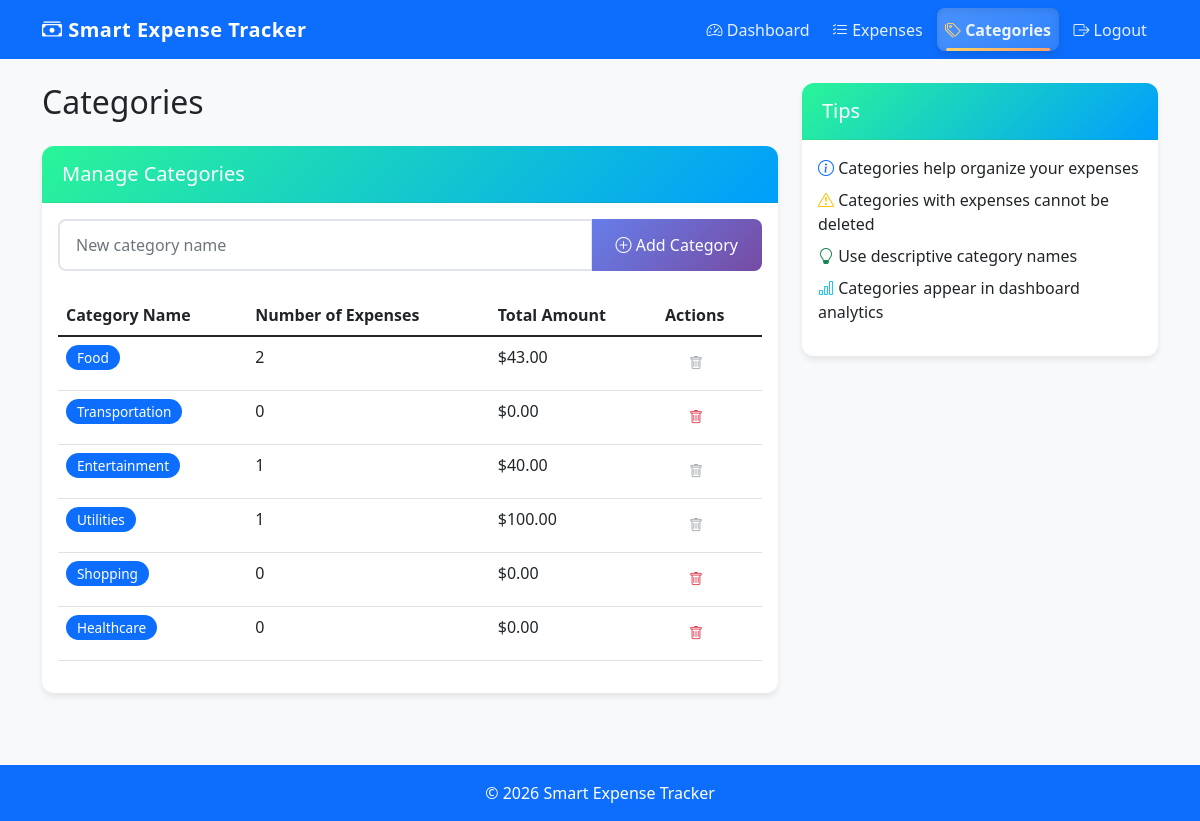
/categories (signed in), run on the app's committed database.
### app.py (models this page shows)
class Category(db.Model):
    id = db.Column(db.Integer, primary_key=True)
    name = db.Column(db.String(50), nullable=False)
    user_id = db.Column(db.Integer, db.ForeignKey('user.id'), nullable=False)
    expenses = db.relationship('Expense', backref='category', lazy=True)

### app.py (the view)
@app.route('/categories')
@login_required
def categories():
    categories_list = Category.query.filter_by(user_id=current_user.id).all()
    return render_template('categories.html', categories=categories_list)

### app.py (called while the page is built)
@login_manager.user_loader
def load_user(user_id):
    return db.session.get(User, int(user_id))  # Fixed for SQLAlchemy 2.0

### templates/categories.html (shortened to what this page needs)
{% extends "base.html" %}
{% block content %}
<div class="row">
    <div class="col-md-8">
        <h2 class="mb-4">Categories</h2>
        <div class="card mb-4">
            <div class="card-header">
                <h5 class="mb-0">Manage Categories</h5>
            </div>
            <div class="card-body">
                <form method="POST" action="{{ url_for('add_category') }}" class="mb-4">
                    <div class="input-group">
                        <input type="text" class="form-control" name="name" placeholder="New category name" required>
                        <button class="btn btn-primary" type="submit">
                            <i class="bi bi-plus-circle"></i> Add Category
                        </button>
                    </div>
                </form>
                {% if categories %}
                <div class="table-responsive">
                    <table class="table table-hover">
                        <thead>
                            <tr>
                                <th>Category Name</th>
                                <th>Number of Expenses</th>
                                <th>Total Amount</th>
                                <th>Actions</th>
                            </tr>
                        </thead>
                        <tbody>
                            {% for category in categories %}
                            <tr>
                                <td>
                                    <span class="badge bg-primary">{{ category.name }}</span>
                                </td>
                                <td>{{ category.expenses|length }}</td>
                                <td>${{ "%.2f"|format(category.expenses|sum(attribute='amount')) }}</td>
                                <td>
                                    {% if category.expenses|length == 0 %}
                                    <a href="{{ url_for('delete_category', id=category.id) }}"
                                        class="btn btn-sm btn-outline-danger delete-btn" data-type="category"
                                        data-name="{{ category.name }}">
                                        <i class="bi bi-trash"></i>
                                    </a>
                                    {% else %}
                                    <button class="btn btn-sm btn-outline-secondary" disabled
                                        title="Cannot delete category with expenses" data-bs-toggle="tooltip">
                                        <i class="bi bi-trash"></i>
                                    </button>
                                    {% endif %}
                                </td>
                            </tr>
                            {% endfor %}
                        </tbody>
                    </table>
                </div>
                {% else %}
                <div class="text-center py-3">
                    <p class="text-muted">No categories found. Add your first category.</p>
                </div>
                {% endif %}
            </div>
        </div>
    </div>
    <div class="col-md-4">
        <div class="card">
            <div class="card-header">
                <h5 class="mb-0">Tips</h5>
            </div>
            <div class="card-body">
                <ul class="list-unstyled">
                    <li class="mb-2">
                        <i class="bi bi-info-circle text-primary"></i>
                        Categories help organize your expenses
                    </li>
                    <li class="mb-2">
                        <i class="bi bi-exclamation-triangle text-warning"></i>
                        Categories with expenses cannot be deleted
                    </li>
                    <li class="mb-2">
                        <i class="bi bi-lightbulb text-success"></i>
                        Use descriptive category names
                    </li>
                    <li>
                        <i class="bi bi-bar-chart text-info"></i>
                        Categories appear in dashboard analytics
                    </li>
                </ul>
            </div>
        </div>
    </div>
</div>
{% endblock %}

### static/css/style.css (style rules this page uses)
body { background-color: #f8f9fa; min-height: 100vh; display: flex; flex-direction: column; font-family: 'Segoe UI', Tahoma, Geneva, Verdana, sans-serif; }
.card { border: none; box-shadow: 0 4px 6px rgba(0, 0, 0, 0.08); margin-bottom: 1.5rem; border-radius: 12px; overflow: hidden; }
.card-header { border-bottom: 1px solid rgba(0, 0, 0, 0.08); background: linear-gradient(135deg, #2af598 0%, #009efd 100%); color: white; font-weight: 600; padding: 1rem 1.25rem; }
.badge { font-size: 0.85em; padding: 0.4em 0.8em; border-radius: 20px; font-weight: 500; }
.btn { border-radius: 8px; padding: 0.5rem 1.5rem; font-weight: 500; transition: all 0.2s ease; border: none; }
.btn-primary { background: linear-gradient(135deg, #667eea 0%, #764ba2 100%); border: none; }
.form-control, .form-select { border-radius: 8px; padding: 0.75rem 1rem; border: 2px solid #e1e5eb; transition: all 0.3s ease; font-size: 1rem; }
html { scroll-behavior: smooth; }

### data on the page
Category: name "Food", expenses|length "2", expenses|sum "43.00"
Category: name "Transportation", expenses|length "0", expenses|sum "0.00"
Category: name "Entertainment", expenses|length "1", expenses|sum "40.00"
Category: name "Utilities", expenses|length "1", expenses|sum "100.00"
Category: name "Shopping", expenses|length "0", expenses|sum "0.00"
Category: name "Healthcare", expenses|length "0", expenses|sum "0.00"
